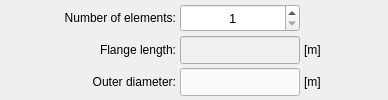
           <widget class="QWidget" name="tab_flange_setup">
            <attribute name="title">
             <string>Flange setup</string>
            </attribute>
            <layout class="QGridLayout" name="gridLayout_10">
             <property name="leftMargin">
              <number>4</number>
             </property>
             <property name="topMargin">
              <number>4</number>
             </property>
             <property name="rightMargin">
              <number>4</number>
             </property>
             <property name="bottomMargin">
              <number>4</number>
             </property>
             <property name="spacing">
              <number>4</number>
             </property>
             <item row="0" column="2">
              <widget class="QFrame" name="frame_2">
               <property name="minimumSize">
                <size>
                 <width>120</width>
                 <height>28</height>
                </size>
               </property>
               <property name="maximumSize">
                <size>
                 <width>120</width>
                 <height>28</height>
                </size>
               </property>
               <property name="frameShape">
                <enum>QFrame::NoFrame</enum>
               </property>
               <property name="frameShadow">
                <enum>QFrame::Raised</enum>
               </property>
               <layout class="QGridLayout" name="gridLayout_11">
                <property name="leftMargin">
                 <number>0</number>
                </property>
                <property name="topMargin">
                 <number>0</number>
                </property>
                <property name="rightMargin">
                 <number>0</number>
                </property>
                <property name="bottomMargin">
                 <number>0</number>
                </property>
                <property name="spacing">
                 <number>0</number>
                </property>
                <item row="0" column="0">
                 <widget class="QSpinBox" name="spinBox_number_elements_flange">
                  <property name="minimumSize">
                   <size>
                    <width>0</width>
                    <height>26</height>
                   </size>
                  </property>
                  <property name="maximumSize">
                   <size>
                    <width>16777215</width>
                    <height>28</height>
                   </size>
                  </property>
                  <property name="font">
                   <font>
                    <pointsize>10</pointsize>
                   </font>
                  </property>
                  <property name="alignment">
                   <set>Qt::AlignCenter</set>
                  </property>
                  <property name="minimum">
                   <number>1</number>
                  </property>
                  <property name="singleStep">
                   <number>1</number>
                  </property>
                  <property name="value">
                   <number>1</number>
                  </property>
                 </widget>
                </item>
               </layout>
              </widget>
             </item>
             <item row="0" column="1">
              <widget class="QLabel" name="label_selected_id_24">
               <property name="enabled">
                <bool>true</bool>
               </property>
               <property name="minimumSize">
                <size>
                 <width>132</width>
                 <height>28</height>
                </size>
               </property>
               <property name="maximumSize">
                <size>
                 <width>132</width>
                 <height>28</height>
                </size>
               </property>
               <property name="font">
                <font>
                 <weight>50</weight>
                 <italic>false</italic>
                 <bold>false</bold>
                </font>
               </property>
               <property name="mouseTracking">
                <bool>true</bool>
               </property>
               <property name="text">
                <string>&lt;html&gt;&lt;head/&gt;&lt;body&gt;&lt;p align=&quot;right&quot;&gt;Number of elements:&lt;/p&gt;&lt;/body&gt;&lt;/html&gt;</string>
               </property>
               <property name="alignment">
                <set>Qt::AlignRight|Qt::AlignTrailing|Qt::AlignVCenter</set>
               </property>
              </widget>
             </item>
             <item row="0" column="3">
              <widget class="QLabel" name="label_119">
               <property name="enabled">
                <bool>true</bool>
               </property>
               <property name="minimumSize">
                <size>
                 <width>40</width>
                 <height>28</height>
                </size>
               </property>
               <property name="maximumSize">
                <size>
                 <width>40</width>
                 <height>28</height>
                </size>
               </property>
               <property name="font">
                <font>
                 <weight>50</weight>
                 <italic>false</italic>
                 <bold>false</bold>
                </font>
               </property>
               <property name="mouseTracking">
                <bool>true</bool>
               </property>
               <property name="text">
                <string/>
               </property>
               <property name="alignment">
                <set>Qt::AlignCenter</set>
               </property>
              </widget>
             </item>
             <item row="1" column="1">
              <widget class="QLabel" name="label_selected_id_23">
               <property name="enabled">
                <bool>true</bool>
               </property>
               <property name="minimumSize">
                <size>
                 <width>132</width>
                 <height>28</height>
                </size>
               </property>
               <property name="maximumSize">
                <size>
                 <width>132</width>
                 <height>28</height>
                </size>
               </property>
               <property name="font">
                <font>
                 <weight>50</weight>
                 <italic>false</italic>
                 <bold>false</bold>
                </font>
               </property>
               <property name="mouseTracking">
                <bool>true</bool>
               </property>
               <property name="text">
                <string>&lt;html&gt;&lt;head/&gt;&lt;body&gt;&lt;p align=&quot;right&quot;&gt;Flange length:&lt;/p&gt;&lt;/body&gt;&lt;/html&gt;</string>
               </property>
               <property name="alignment">
                <set>Qt::AlignRight|Qt::AlignTrailing|Qt::AlignVCenter</set>
               </property>
              </widget>
             </item>
             <item row="1" column="3">
              <widget class="QLabel" name="label_118">
               <property name="enabled">
                <bool>true</bool>
               </property>
               <property name="minimumSize">
                <size>
                 <width>40</width>
                 <height>28</height>
                </size>
               </property>
               <property name="maximumSize">
                <size>
                 <width>40</width>
                 <height>28</height>
                </size>
               </property>
               <property name="font">
                <font>
                 <weight>50</weight>
                 <italic>false</italic>
                 <bold>false</bold>
                </font>
               </property>
               <property name="mouseTracking">
                <bool>true</bool>
               </property>
               <property name="text">
                <string>[m]</string>
               </property>
               <property name="alignment">
                <set>Qt::AlignLeading|Qt::AlignLeft|Qt::AlignVCenter</set>
               </property>
              </widget>
             </item>
             <item row="2" column="1">
              <widget class="QLabel" name="label_outer_diameter">
               <property name="enabled">
                <bool>true</bool>
               </property>
               <property name="minimumSize">
                <size>
                 <width>132</width>
                 <height>28</height>
                </size>
               </property>
               <property name="maximumSize">
                <size>
                 <width>132</width>
                 <height>28</height>
                </size>
               </property>
               <property name="font">
                <font>
                 <weight>50</weight>
                 <italic>false</italic>
                 <bold>false</bold>
                </font>
               </property>
               <property name="mouseTracking">
                <bool>true</bool>
               </property>
               <property name="text">
                <string>&lt;html&gt;&lt;head/&gt;&lt;body&gt;&lt;p align=&quot;right&quot;&gt;Outer diameter:&lt;/p&gt;&lt;/body&gt;&lt;/html&gt;</string>
               </property>
               <property name="alignment">
                <set>Qt::AlignRight|Qt::AlignTrailing|Qt::AlignVCenter</set>
               </property>
              </widget>
             </item>
             <item row="2" column="3">
              <widget class="QLabel" name="label_128">
               <property name="enabled">
                <bool>true</bool>
               </property>
               <property name="minimumSize">
                <size>
                 <width>40</width>
                 <height>28</height>
                </size>
               </property>
               <property name="maximumSize">
                <size>
                 <width>40</width>
                 <height>28</height>
                </size>
               </property>
               <property name="font">
                <font>
                 <weight>50</weight>
                 <italic>false</italic>
                 <bold>false</bold>
                </font>
               </property>
               <property name="mouseTracking">
                <bool>true</bool>
               </property>
               <property name="text">
                <string>[m]</string>
               </property>
               <property name="alignment">
                <set>Qt::AlignLeading|Qt::AlignLeft|Qt::AlignVCenter</set>
               </property>
              </widget>
             </item>
             <item row="1" column="2">
              <widget class="QLineEdit" name="lineEdit_flange_length">
               <property name="enabled">
                <bool>false</bool>
               </property>
               <property name="minimumSize">
                <size>
                 <width>120</width>
                 <height>28</height>
                </size>
               </property>
               <property name="maximumSize">
                <size>
                 <width>120</width>
                 <height>28</height>
                </size>
               </property>
               <property name="sizeIncrement">
                <size>
                 <width>0</width>
                 <height>26</height>
                </size>
               </property>
               <property name="font">
                <font>
                 <pointsize>10</pointsize>
                </font>
               </property>
               <property name="focusPolicy">
                <enum>Qt::ClickFocus</enum>
               </property>
               <property name="styleSheet">
                <string notr="true">QLineEdit{color: rgb(0, 0, 0); background-color: rgb(250, 250, 250)}
QLineEdit:disabled{color: rgb(100, 100, 100); background-color: rgb(240, 240, 240)}</string>
               </property>
               <property name="alignment">
                <set>Qt::AlignCenter</set>
               </property>
              </widget>
             </item>
             <item row="2" column="2">
              <widget class="QLineEdit" name="lineEdit_outer_diameter">
               <property name="enabled">
                <bool>true</bool>
               </property>
               <property name="minimumSize">
                <size>
                 <width>120</width>
                 <height>28</height>
                </size>
               </property>
               <property name="maximumSize">
                <size>
                 <width>120</width>
                 <height>28</height>
                </size>
               </property>
               <property name="sizeIncrement">
                <size>
                 <width>0</width>
                 <height>26</height>
                </size>
               </property>
               <property name="font">
                <font>
                 <pointsize>10</pointsize>
                </font>
               </property>
               <property name="focusPolicy">
                <enum>Qt::ClickFocus</enum>
               </property>
               <property name="styleSheet">
                <string notr="true">QLineEdit{color: rgb(0, 0, 0); background-color: rgb(250, 250, 250)}
QLineEdit:disabled{color: rgb(100, 100, 100); background-color: rgb(240, 240, 240)}</string>
               </property>
               <property name="alignment">
                <set>Qt::AlignCenter</set>
               </property>
              </widget>
             </item>
             <item row="0" column="0">
              <spacer name="horizontalSpacer_5">
               <property name="orientation">
                <enum>Qt::Horizontal</enum>
               </property>
               <property name="sizeHint" stdset="0">
                <size>
                 <width>40</width>
                 <height>20</height>
                </size>
               </property>
              </spacer>
             </item>
             <item row="0" column="4">
              <spacer name="horizontalSpacer_6">
               <property name="orientation">
                <enum>Qt::Horizontal</enum>
               </property>
               <property name="sizeHint" stdset="0">
                <size>
                 <width>40</width>
                 <height>20</height>
                </size>
               </property>
              </spacer>
             </item>
            </layout>
           </widget>
